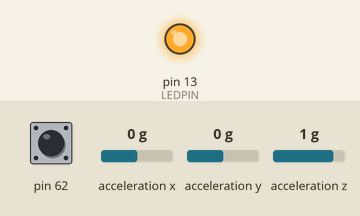
The sketch below on a simulated Arduino Mega 2560, built with avr-gcc and run on an emulated ATmega2560. Parts: output pins drawn as LEDs (lit = HIGH). Wiring (inferred from the names in the program): MPU-6050 motion sensor at I2C address 0x69. Dashed ring = blinking. The test bench sets the inputs (shaded band); at power-on: acceleration x 0 g, pin 62 HIGH, acceleration y 0 g, acceleration z 1 g. What the sketch prints to the serial monitor is not drawn.

Above: at 0.1 s.
At 3.0 s:
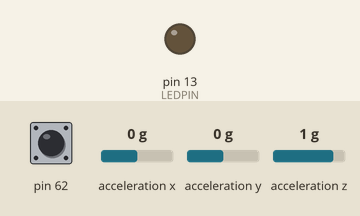
At 5.1 s:
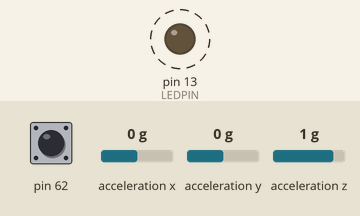
5.2 s: acceleration x set to -1.4 g
8.2 s: pin 62 pulled LOW for 0.15 s
11.2 s: pin 62 pulled LOW for 1 s
14.2 s: acceleration x set to -0.8 g
Timing chart, 0 to 18.2 s (numbered marks = the images above; inputs shaded):
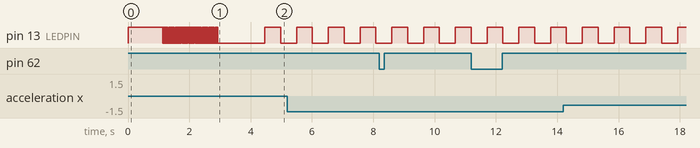

The sketch:

Balance_Mega2560_V5.ino
```cpp
/*
project_balance a brushless motor  v1.1
by: tinnakon kheowree
tinnakon_za@hotmail.com
tinnakonza@gmail.com
//https://www.facebook.com/tinnakonza

date: 14-09-2557(2014)  V.1 ,write read acc mpu6050
date: 17-09-2557(2014)  V.2 ,write read Photomicrosensor and write pwm motor
date: 18-09-2557(2014)  V.3 ,write phase shift
date: 19-09-2557(2014)  V.41 ,low pass filter , send data to Labview 2010
date: 19-09-2557(2014)  V.5 , send data to Labview 2010 V5

support:  Board arduino2560
• Atmega2560
• MPU6050C Gyro Accelerometer //400kHz nois gyro +-0.05 deg/s , acc +-0.04 m/s^2
• Photomicrosensor (Transmissive) EE-SX1137
 //EE-SX1137
//VCC = 5 V, Rf = 200 Ω, Anode
//VCC = 5 V, RL = 1 KΩ, E
*/
#include <Arduino.h>
#include <Wire.h>
#include "config.h"
#include "mpu6050.h"
void setup()
{
  Serial.begin(115200);//57600 38400
  Serial.print("TK_balance_brushless_motorV1.1");Serial.println("\t");
  pinMode(13, OUTPUT);//LEDPIN
  delay(10);
  digitalWrite(13, HIGH);
  Wire.begin();
  delay(10);
  mpu6050_initialize();
  delay(30);
  TWBR = ((F_CPU / 400000L) - 16) / 2; // change the I2C clock rate to 400kHz
  delay(10);
  //attachInterrupt(0, ISRspeed, RISING);//numbers 0 (on digital pin 2)
  //configure THROTTLE PIN (A8 pin) as input witch pullup and enabled PCINT interrupt
  DDRK &= ~(1<<0); PORTK |= (1<<0); PCMSK2 |= (1<<0); PCICR |= (1<<2);
  delay(10);
      for(uint8_t i=0; i<50; i++)
    {
     mpu6050_Accel_Values();
     delay(20);
    }
    digitalWrite(13, LOW);
  sensor_Calibrate();//sensor.h
  Serial.print("TK_balance_brushless_motor");Serial.println("\t");
  Serial.print("Start_Motor");Serial.println("\t");
  delay(1000);
  previousTime = micros();
  start1 = previousTime;
}
void loop()
{
   Dt_roop = micros() - previousTime;
   if(Dt_roop <= 0)
   {
    Dt_roop = 2001;
   }
    if (Dt_roop >= 1000) // 1000 Hz task loop 1000 us
    {
      previousTime = micros();
      G_Dt = Dt_roop*0.000001;
      frameCounter++;
      mpu6050_Accel_Values();
      AccX = accelRawX*accelScaleFactorX - acc_offsetX;
      RPS_Photoff = RPS_Photoff + (RPS_Photo - RPS_Photoff)*0.0145;//RC = 1/2*pi*fc ,,α := dt / (RC + dt)
///////////////////////////////////////////////////////////////
          Acc_dataX[kj] = AccX;
          Hz_p[kj] = RPS_Photoff;
          degreeMotor = degreeMotor + (RPS_Photoff*360.0*G_Dt);
          degreeMotor = constrain(degreeMotor, 0, 360);
          degreeMo[kj] = degreeMotor;
          kj++;
///////////////////////////////////////////////////////////////
    if(kj > 200)//Collect 100 samples  min 10Hz
   {
     for (int i=0; i<100; i++)
    {
      // normalise the measurements
      Acc_data[i] = sqrt(Acc_dataX[i]*Acc_dataX[i]);
      massBala = Acc_data[i];
      //Acc_dataXf = Acc_dataXf + (Acc_dataX[i] - Acc_dataXf)*0.285;//RC = 1/2*pi*fc ,,α := dt / (RC + dt)
      if(Acc_dataX[i] > AmpBala){
        AmpBala = Acc_dataX[i];
        phase_shift = (Hz_p[i] - 30)*2.57;//(Hz_p[i] - 50)*2.67  1.2  2.97 2.47
        degreUnBala =  degreeMo[i] -  phase_shift + 20;//+ phase_shift[i]
      }

    }
    kj = 0;
    AmpBala = 0.0;
    Acc_dataXf = 0.0;
    //phase_shift = 0.0;
   }
///////////////////////////////////////////////////////////////////////
degreUnBalaff = degreUnBalaff + (degreUnBala - degreUnBalaff)*0.00075;//0.00075 0.012
massBalaff = massBalaff + (massBala - massBalaff)*0.00075;
         if (frameCounter % TASK_10HZ == 0)//roop print  ,TASK_5HZ  TASK_10HZ
        {
    unsigned int xAngle_d = (massBalaff*32767/50.0) + 32767;
    unsigned int yAngle_d = (degreUnBalaff*32767/360.0) + 32767;
    unsigned int xRatef_d = (AccX*32767/100.0) + 32767;
    unsigned int yRatef_d = (RPS_Photoff*32767/300.0) + 32767;
    unsigned int ARatef_d = (phase_shift*32767/1000.0) + 32767;
    byte Header = 58;//0xFF = 255
    byte output1 = (xAngle_d & 0xFF);
    byte output2 = ((xAngle_d >> 8) & 0xFF);
    byte output3 = (yAngle_d & 0xFF);
    byte output4 = ((yAngle_d >> 8) & 0xFF);
    byte output5 = (xRatef_d & 0xFF);
    byte output6 = ((xRatef_d >> 8) & 0xFF);
    byte output7 = (yRatef_d & 0xFF);
    byte output8 = ((yRatef_d >> 8) & 0xFF);
    byte output9 = (ARatef_d & 0xFF);
    byte output10 = ((ARatef_d >> 8) & 0xFF);
    byte Lop = 13;//0x00
     Serial.write(Header);
     Serial.write(output1);
     Serial.write(output2);
     Serial.write(output3);
     Serial.write(output4);
     Serial.write(output5);
     Serial.write(output6);
     Serial.write(output7);
     Serial.write(output8);
     Serial.write(output9);
     Serial.write(output10);
     Serial.println();
               //Serial.print(degreBalaff);Serial.print("\t");
               //Serial.print("degree");Serial.print("\t");
               //Serial.print(massBalaff);Serial.print("\t");
               //Serial.print("G");Serial.print("\t");
               //Serial.print(phase_shift);Serial.print("\t");
            //Serial.print(sensorPreviousTime*0.000001);Serial.print("\t");//millis() micros()
            //Serial.print(AccX);Serial.print("\t");
            //Serial.print(AccY);Serial.print("\t");
            //Serial.print("m/s2");Serial.print("\t");
            //Serial.print(AccXf);Serial.print("\t");
            //Serial.print(accelRawX);Serial.print("\t");
            //Serial.print(RPS_Photo);Serial.print("\t");
            //Serial.print("Hz");Serial.print("\t");
            //Serial.print(accSamples2);Serial.print("\t");
            //Serial.print(G_Dt*1000);Serial.print("\t");
            //Serial.print("ms");Serial.print("\t");
            //Serial.print("\n");
        }//end roop 5 Hz
        if (frameCounter >= TASK_1HZ) { // Reset frameCounter back to 0 after reaching 100 (1s)
            frameCounter = 0;
            time_sec++;
              if(Status_LED == LOW)
            {
            Status_LED = HIGH;
            }
            else
            {
            Status_LED = LOW;
            }
            digitalWrite(13, Status_LED);//A
        }//end roop 1 Hz
    }//end roop 1000 HZ
}
///////////////////////////////////////////////////////
ISR(PCINT2_vect){if(PINK&(1<<0))ISRspeed();}
void ISRspeed()
{
  unsigned long now1 = micros();
  width1= now1 - start1;
  degreeMotor = 0.0;//Set zero
  if(width1 <= 0){//overflow (go back to zero)
    width1 = 2147483647;
  }
  RPS_Photo = 1000000.0/width1;//Revolutions per second ,frequency Hz
  start1 = now1;
}
```

mpu6050.h
```cpp
/*
project_balance a brushless motor  v1.1
by: tinnakon kheowree
tinnakon_za@hotmail.com
tinnakonza@gmail.com
support:  Board arduino2560
• Atmega2560
• MPU6050C Gyro Accelerometer //400kHz nois gyro +-0.05 deg/s , acc +-0.04 m/s^2
• Photomicrosensor (Transmissive) EE-SX1137
*/
////////////////////////////////////////////////////////////////////
float accelX;
float accelScaleFactorX = 9.80665/16182;//9.81/8192.09 9.81 / 8205
int16_t accSamples = 0;
//int16_t accSamples2 = 0;
int16_t accelRawX;
int16_t accelRawY;
float accelSumX;
float accelSumY;
float AccX;
float AccXf;
float acc_offsetX;
float AccY;
float AccYf;
float acc_offsetY;

//sensor MPU6050 -------------------------------------
// MPU 6050 Registers
#define MPU6050_ADDRESS         0x69  //0x68
#define MPUREG_WHOAMI           0x75
#define MPUREG_SMPLRT_DIV       0x19
#define MPUREG_CONFIG           0x1A
#define MPUREG_GYRO_CONFIG      0x1B
#define MPUREG_ACCEL_CONFIG     0x1C
#define MPUREG_FIFO_EN          0x23
#define MPUREG_INT_PIN_CFG      0x37
#define MPUREG_INT_ENABLE       0x38
#define MPUREG_INT_STATUS       0x3A
#define MPUREG_ACCEL_XOUT_H     0x3B
#define MPUREG_ACCEL_XOUT_L     0x3C
#define MPUREG_ACCEL_YOUT_H     0x3D
#define MPUREG_ACCEL_YOUT_L     0x3E
#define MPUREG_ACCEL_ZOUT_H     0x3F
#define MPUREG_ACCEL_ZOUT_L     0x40
#define MPUREG_TEMP_OUT_H       0x41
#define MPUREG_TEMP_OUT_L       0x42
#define MPUREG_GYRO_XOUT_H      0x43
#define MPUREG_GYRO_XOUT_L      0x44
#define MPUREG_GYRO_YOUT_H      0x45
#define MPUREG_GYRO_YOUT_L      0x46
#define MPUREG_GYRO_ZOUT_H      0x47
#define MPUREG_GYRO_ZOUT_L      0x48
#define MPUREG_USER_CTRL        0x6A
#define MPUREG_PWR_MGMT_1       0x6B
#define MPUREG_PWR_MGMT_2       0x6C
#define MPUREG_FIFO_COUNTH      0x72
#define MPUREG_FIFO_COUNTL      0x73
#define MPUREG_FIFO_R_W         0x74
// Configuration bits
#define BIT_SLEEP               0x40
#define BIT_H_RESET             0x80
#define BITS_CLKSEL             0x07
#define MPU_CLK_SEL_PLLGYROX    0x01
#define MPU_CLK_SEL_PLLGYROZ    0x03
#define MPU_EXT_SYNC_GYROX      0x02
#define BITS_FS_250DPS          0x00
#define BITS_FS_500DPS          0x08
#define BITS_FS_1000DPS         0x10
#define BITS_FS_2000DPS         0x18
#define BITS_FS_MASK            0x18
#define BITS_DLPF_CFG_256HZ  0x00// //Default settings LPF 256Hz/8000Hz sample
#define BITS_DLPF_CFG_188HZ         0x01
#define BITS_DLPF_CFG_98HZ          0x02
#define BITS_DLPF_CFG_42HZ          0x03
#define BITS_DLPF_CFG_20HZ          0x04
#define BITS_DLPF_CFG_10HZ          0x05
#define BITS_DLPF_CFG_5HZ           0x06
#define BITS_DLPF_CFG_2100HZ_NOLPF  0x07
#define BITS_DLPF_CFG_MASK          0x07
#define BIT_INT_ANYRD_2CLEAR    0x10
#define BIT_RAW_RDY_EN          0x01
#define BIT_I2C_IF_DIS          0x10
#define BIT_INT_STATUS_DATA     0x01
void mpu6050_initialize()
{
    Wire.beginTransmission(MPU6050_ADDRESS);
    Wire.write(MPUREG_PWR_MGMT_1);    // Chip reset DEVICE_RESET 1
    Wire.write(BIT_H_RESET);//DEVICE_RESET
    Wire.endTransmission();
    delay(10);// Startup delay
    Wire.beginTransmission(MPU6050_ADDRESS);
    Wire.write(MPUREG_PWR_MGMT_1);
    Wire.write(MPU_CLK_SEL_PLLGYROZ);//CLKSEL 3 (PLL with Z Gyro reference)
    Wire.endTransmission();
    delay(5);
    Wire.beginTransmission(MPU6050_ADDRESS);
    Wire.write(MPUREG_SMPLRT_DIV);// SAMPLE RATE
    Wire.write(0x00);//// Sample rate = 1kHz
    Wire.endTransmission();
    delay(5);
    Wire.beginTransmission(MPU6050_ADDRESS);
    Wire.write(MPUREG_CONFIG);
    Wire.write(BITS_DLPF_CFG_98HZ);//98 BITS_DLPF_CFG_188HZ, BITS_DLPF_CFG_42HZ, default DLPF_CFG = 0 => ACC bandwidth = 260Hz  GYRO bandwidth = 256Hz)
    Wire.endTransmission();
    delay(5);
    Wire.beginTransmission(MPU6050_ADDRESS);
    Wire.write(MPUREG_GYRO_CONFIG);
    Wire.write(BITS_FS_1000DPS);//BITS_FS_1000DPS FS_SEL = 3: Full scale set to 2000 deg/sec,  BITS_FS_2000DPS
    Wire.endTransmission();
    delay(5);
    Wire.beginTransmission(MPU6050_ADDRESS);
    Wire.write(MPUREG_ACCEL_CONFIG);
    Wire.write(0x00);//0x10 = 1G=4096, AFS_SEL=2 (0x00 = +/-2G)  1G = 16,384 //0x10 = 1G = 4096 ,//0x08 = +-4g
    Wire.endTransmission();
    delay(5);
}
void mpu6050_Accel_Values()
{
    Wire.beginTransmission(MPU6050_ADDRESS);
    Wire.write(MPUREG_ACCEL_XOUT_H);
    Wire.endTransmission();
    Wire.requestFrom(MPU6050_ADDRESS, 2);
    int i = 0;
    byte result[4];
  while(Wire.available())
  {
    result[i] = Wire.read();
    i++;
  }
  Wire.endTransmission();
    accelRawX = ((result[0] << 8) | result[1]);//65
    //accelRawY = ((result[2] << 8) | result[3])*-1;
}

void mpu6050_readAccelSum() {
    mpu6050_Accel_Values();
    accelSumX += accelRawX;
    //accelSumY += accelRawY;
    accSamples++;
}
void mpu6050_Get_accel()
{
  if(accSamples == 0){
    accSamples = 1;
  }
    // Calculate average
    AccX = (accelSumX / accSamples)*accelScaleFactorX - acc_offsetX;
    //AccY = (accelSumY / accSamples)*accelScaleFactorX - acc_offsetY;
    // Apply correct scaling (at this point accel reprensents +- 1g = 9.81 m/s^2)
    // Reset SUM variables
    accelSumX = 0;
    //accelSumY = 0;
    //accSamples2 = accSamples;
    accSamples = 0;
}
void sensor_Calibrate()
{
  Serial.print("Sensor_Calibrate");Serial.println("\t");
    accelSumX = 0;
    //accelSumY = 0;
    accSamples = 0;
    for (uint8_t i=0; i<60; i++) //Collect 60 samples
    {
        Serial.print("- ");
        mpu6050_readAccelSum();
        digitalWrite(13, HIGH);
        delay(15);
        digitalWrite(13, LOW);
        delay(15);
    }
    Serial.println("- ");
    acc_offsetX = (accelSumX/accSamples)*accelScaleFactorX;
    //acc_offsetY = (accelSumY/accSamples)*accelScaleFactorX;
    accelSumX = 0;
    //accelSumY = 0;
    accSamples = 0.0;
    Serial.print("ACC_Calibrate");Serial.print("\t");
    Serial.print(acc_offsetX);Serial.print("\t");
    Serial.print(acc_offsetY);Serial.println("\t");
    //acc_offsetX = 0.0;//-0.18 0.11 -0.36  Trim PITCH CONTROL   -10.07	-10.55	-9.82
}
```

config.h
```cpp
/*
project_balance a brushless motor  v1.1
by: tinnakon kheowree
tinnakon_za@hotmail.com
tinnakonza@gmail.com
support:  Board arduino2560
• Atmega2560
• MPU6050C Gyro Accelerometer //400kHz nois gyro +-0.05 deg/s , acc +-0.04 m/s^2
• Photomicrosensor (Transmissive) EE-SX1137
*/
int Photomicro = 2;//numbers 0 (on digital pin 2)
float RPS_Photo = 0.0;//max 195.62 Rev/s motor 1000 KV
float RPS_Photoff = 0.0;
long width1 = 2147483647;//2^32 bit/2
unsigned long start1 = 0;
//int angle_motor = 1;
//rec Data
int kj=0;
float Acc_data[201];
float Acc_dataX[201];
float Acc_dataXf = 0.0;
float phase_shift = 0.0;
int do_print = 1;
float time_p[201];
float Hz_p[201];
float degreeMotor = 0.0;
float degreeMo[201];
float degreUnBala = 0.0;
float degreUnBalaff = 0.0;
float massBala = 0.0;
float massBalaff = 0.0;
float AmpBala = 0.0;
//motor
int MOTOR_PIN = 6;
#define PWM_FREQUENCY 50   //400 in Hz
#define PWM_PRESCALER 8
#define PWM_COUNTER_PERIOD (F_CPU/PWM_PRESCALER/PWM_FREQUENCY)
////////////////////////////////////////////////////////////////////
#define TASK_100HZ 5
#define TASK_50HZ 10
#define TASK_20HZ 25
#define TASK_10HZ 100
#define TASK_5HZ 200
#define TASK_2HZ 250
#define TASK_1HZ 500
#define RAD_TO_DEG 57.295779513082320876798154814105

// Main loop variables
unsigned long currentTime = 0;
unsigned long previousTime = 0;
unsigned long sensorPreviousTime = 0;
int frameCounter = 0;
int time_sec = 1;
float G_Dt = 0.01;
long Dt_sensor = 1000;
long Dt_roop = 10000;
int Status_LED = LOW;
```

Measured:
- by itself, pin 13 (LEDPIN): alternates HIGH for 0.52 s and LOW for 0.52 s
